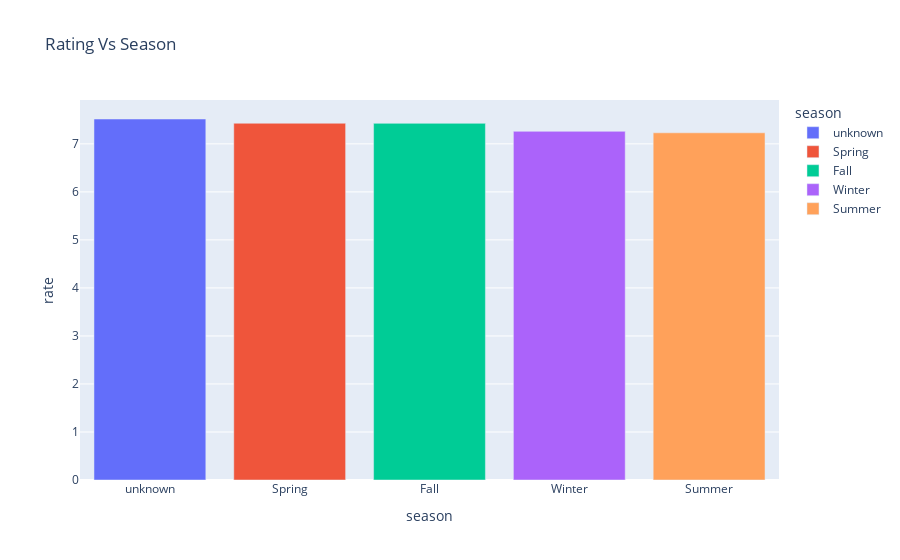

This figure's notebook cell:
### Code cell
#rate per season
rate_per_season=df.groupby('season')['rate'].mean().reset_index().sort_values('rate',ascending=False)
fig=px.bar(
    rate_per_season,
    x='season',
    y='rate',
    title='Rating Vs Season',
    color='season'
    
)
fig.show()

### Figure 1 — Plotly figure (JSON) as saved in the notebook; plotly's stock layout.template omitted (floating-point values rounded to 4 significant figures)
{"data": [{"alignmentgroup": "True", "hovertemplate": "season=%{x}<br>rate=%{y}<extra></extra>", "legendgroup": "unknown", "marker": {"color": "#636efa", "pattern": {"shape": ""}}, "name": "unknown", "offsetgroup": "unknown", "orientation": "v", "showlegend": true, "textposition": "auto", "type": "bar", "x": ["unknown"], "xaxis": "x", "y": [7.518], "yaxis": "y"}, {"alignmentgroup": "True", "hovertemplate": "season=%{x}<br>rate=%{y}<extra></extra>", "legendgroup": "Spring", "marker": {"color": "#EF553B", "pattern": {"shape": ""}}, "name": "Spring", "offsetgroup": "Spring", "orientation": "v", "showlegend": true, "textposition": "auto", "type": "bar", "x": ["Spring"], "xaxis": "x", "y": [7.429], "yaxis": "y"}, {"alignmentgroup": "True", "hovertemplate": "season=%{x}<br>rate=%{y}<extra></extra>", "legendgroup": "Fall", "marker": {"color": "#00cc96", "pattern": {"shape": ""}}, "name": "Fall", "offsetgroup": "Fall", "orientation": "v", "showlegend": true, "textposition": "auto", "type": "bar", "x": ["Fall"], "xaxis": "x", "y": [7.427], "yaxis": "y"}, {"alignmentgroup": "True", "hovertemplate": "season=%{x}<br>rate=%{y}<extra></extra>", "legendgroup": "Winter", "marker": {"color": "#ab63fa", "pattern": {"shape": ""}}, "name": "Winter", "offsetgroup": "Winter", "orientation": "v", "showlegend": true, "textposition": "auto", "type": "bar", "x": ["Winter"], "xaxis": "x", "y": [7.261], "yaxis": "y"}, {"alignmentgroup": "True", "hovertemplate": "season=%{x}<br>rate=%{y}<extra></extra>", "legendgroup": "Summer", "marker": {"color": "#FFA15A", "pattern": {"shape": ""}}, "name": "Summer", "offsetgroup": "Summer", "orientation": "v", "showlegend": true, "textposition": "auto", "type": "bar", "x": ["Summer"], "xaxis": "x", "y": [7.23], "yaxis": "y"}], "layout": {"barmode": "relative", "legend": {"title": {"text": "season"}, "tracegroupgap": 0}, "title": {"text": "Rating Vs Season"}, "xaxis": {"anchor": "y", "categoryarray": ["unknown", "Spring", "Fall", "Winter", "Summer"], "categoryorder": "array", "domain": [0, 1], "title": {"text": "season"}}, "yaxis": {"anchor": "x", "domain": [0, 1], "title": {"text": "rate"}}}}
